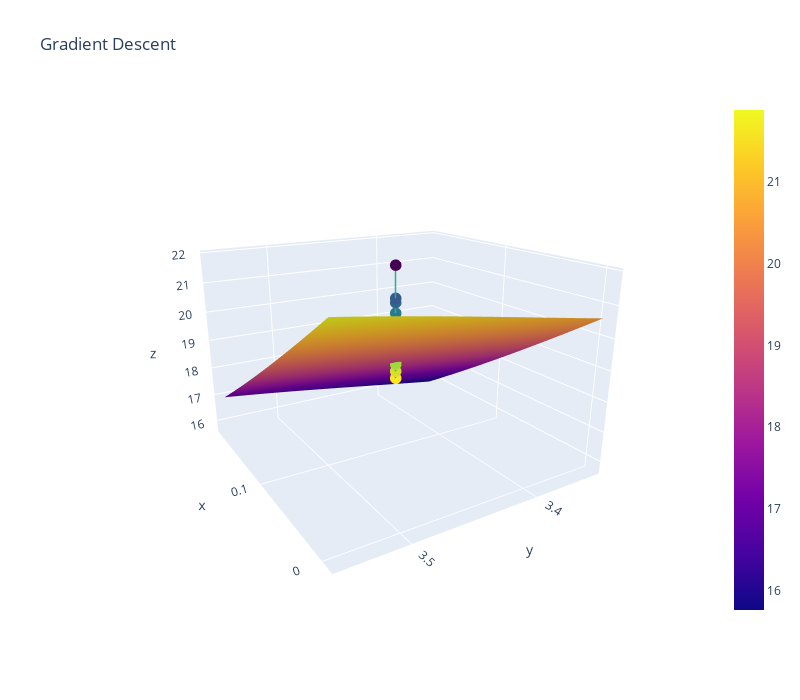

Notebook code cell kept with this figure:
### Code cell
# Run this cell to see a 3D plot (gradient descent with static alpha).
from lab7_utils import plot_3d
plot_3d(thetas[:, 0], thetas[:, 1], loss, mean_squared_error, sin_model, X, Y)
